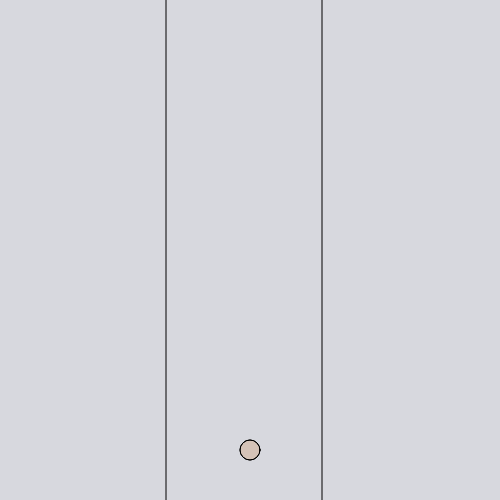
Frame 1 (no input)
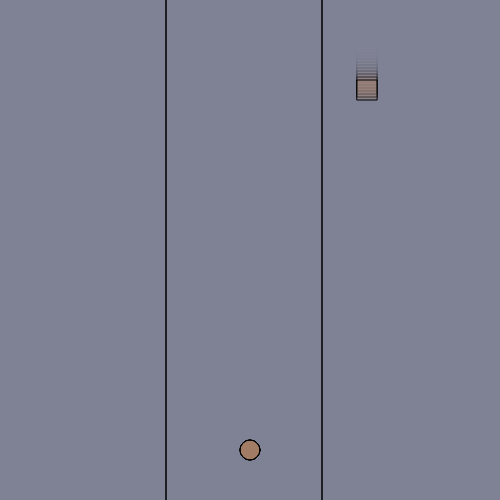
Frame 60 (no input)
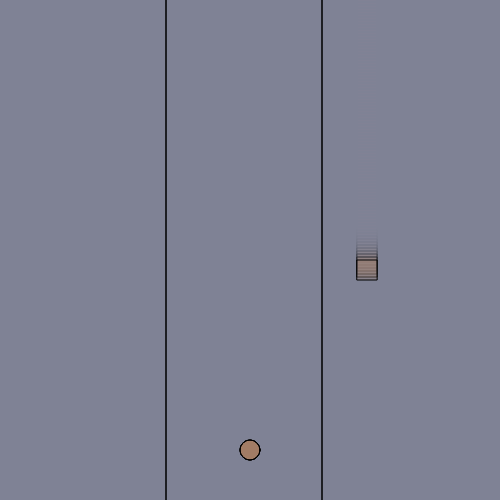
Frame 120 (the mouse pressed at the canvas centre since frame 60)

The p5.js sketch that drew these frames (run headless with seeded random() and noise() and a simulated clock; from frame 60 on, the mouse is pressed at the canvas centre):

// p5.js sketch
// ── sketch.js

function setup() {
  createCanvas(500,500)// put setup code here
  tab=[new kwadrat()]
  
}

let graczX = 250;
  let graczY = 450;
 
function draw() {
  // put drawing code here
  background(129,130,150,80)
  line(166,0,166,500)
  line(322,0,322,500)
  for(i of tab){
    i.drawa()
  }
  fill(200,120,50,30)
  
  ellipse(graczX,graczY,20)
  
  if(keyIsDown(LEFT_ARROW)){
    graczX = 80
  }

  if(keyIsDown(RIGHT_ARROW)){
    graczX = 420
  }

  if(keyIsDown(DOWN_ARROW)){
    graczX = 250
  }
  ellipse(graczX,graczY,20)

  if(keyIsDown(LEFT_ARROW)){
    graczX = 80
  }

  if(keyIsDown(RIGHT_ARROW)){
    graczX = 420
  }

  if(keyIsDown(DOWN_ARROW)){
    graczX = 250
  }
  if(keyIsDown(UP_ARROW)){
    graczX = 250
  }

  if(keyIsDown(UP_ARROW)){
    graczX = 250
  }

}
let tab=[]
function kwadrat(){
  this.r=random(0,500)
  this.state=true
  while((this.r>140 && this.r<170) || (this.r>320 && this.r<340)){
   
    this.r=random(0,500)
     
  }
 
 
   this.x=this.r
  this.y=-100
 
  this.drawa=function(){
    if(this.state){
      this.y+=3
    rect(this.x,this.y,20,20)
     
    if(this.y>500){
      tab.push(new kwadrat())
      this.state=false
    }
  }
  if(graczX==this.x && graczY==this.x+20 && graczX==this.y && graczY==this.y+20){
      background('red')
      console.log('pryegranko')
    }
  }
}
